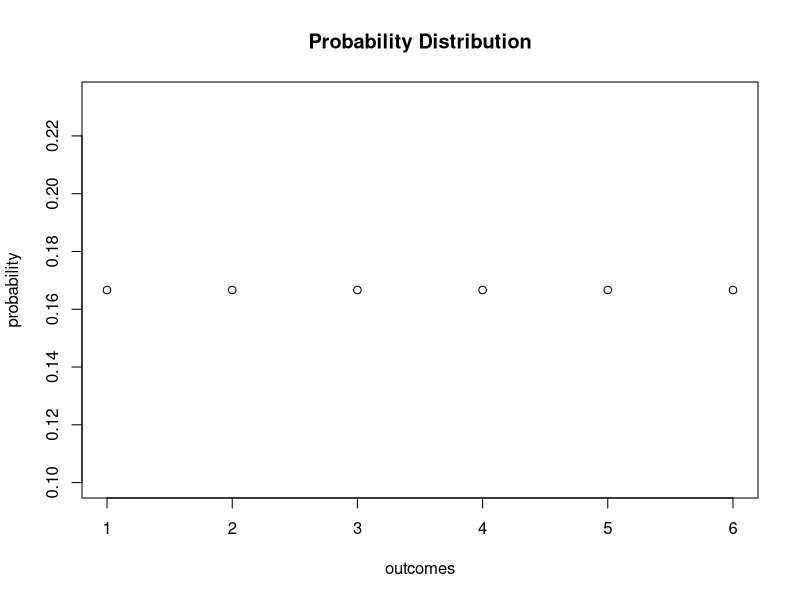
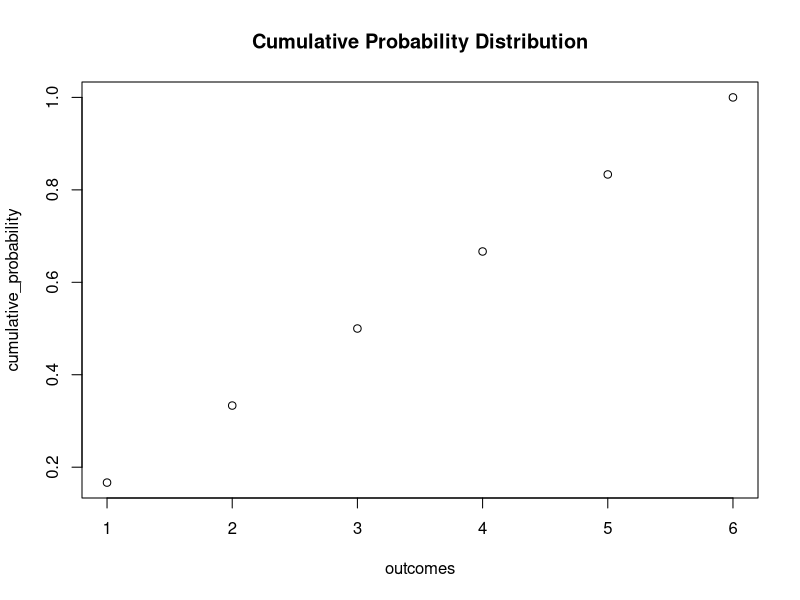
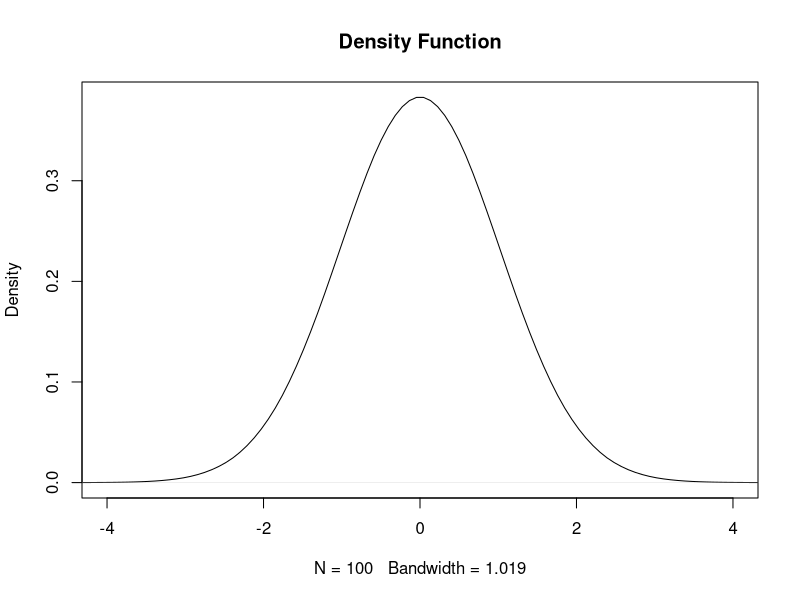
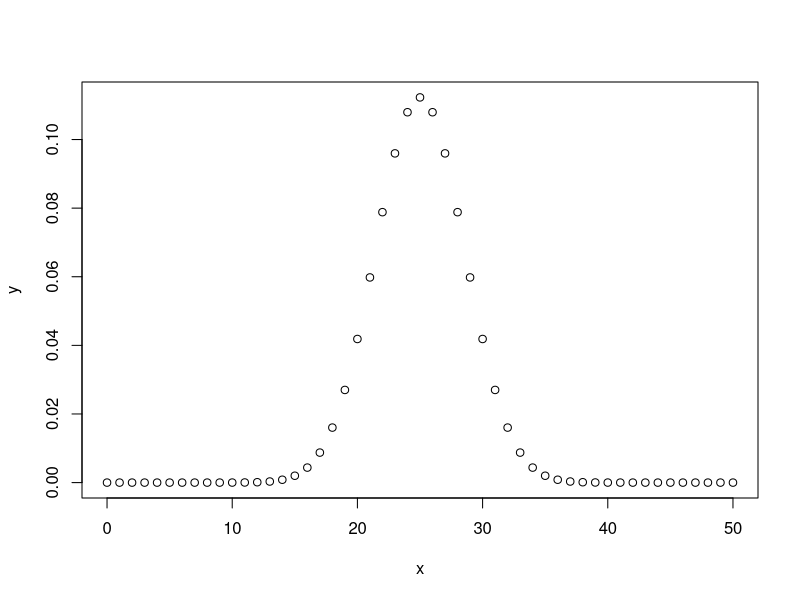

Reproduce these figures in R, in order.

# Probability Function

sample(1:6, 1) #Simulation of roll a dice

probability <- rep(1/6, 6) # Vector of probabilities

plot(probability, 
     main = "Probability Distribution",
     xlab = "outcomes") 


cumulative_probability <- cumsum(probability) 

# plot the probabilites 
plot(cumulative_probability, 
     xlab = "outcomes", 
     main = "Cumulative Probability Distribution") 


# Density Function

plot(density(c(-20, rep(0,98), 20)), xlim = c(-4, 4), main="Density Function")  # IQR = 0

# dbinom(x, size, prob)
# pbinom(x, size, prob)
# qbinom(p, size, prob)
# rbinom(n, size, prob)
# x = vector.
# p = vector of probabilities.
# n = # of observations.
# size = # of trials.
# prob = probability of success of each trial.



x <- seq(0,50,by = 1) # sample of 50 numbers.
y <- dbinom(x,50,0.5) # binomial distribution.
plot(x,y)

# dpois(x, lambda, log = FALSE)
# ppois(q, lambda, lower.tail = TRUE, log.p = FALSE)
# qpois(p, lambda, lower.tail = TRUE, log.p = FALSE)
# rpois(n, lambda)
# x = vector of (non-negative integer) quantiles.
# q	= vector of quantiles.
# p =	vector of probabilities.
# n	= number of random values to return.
# lambda = vector of (non-negative) means.
# log, log.p = logical; if TRUE, probabilities p are given as log(p).
# lower.tail = logical; if TRUE (default), probabilities are P[X ≤ x], otherwise, P[X > x].

# If there are twelve cars crossing a bridge per minute on average, 
# find the probability of having seventeen or more cars crossing the 
# bridge in a particular minute

ppois(16, lambda = 12) # Lower Tail
ppois(16, lambda=12, lower=FALSE)   # upper tail 






